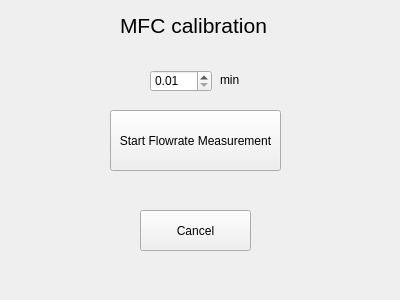
<?xml version="1.0" encoding="UTF-8"?>
<ui version="4.0">
 <class>Dialog</class>
 <widget class="QDialog" name="Dialog">
  <property name="geometry">
   <rect>
    <x>0</x>
    <y>0</y>
    <width>400</width>
    <height>300</height>
   </rect>
  </property>
  <property name="windowTitle">
   <string>MFC calibration</string>
  </property>
  <widget class="QToolButton" name="toolButton">
   <property name="geometry">
    <rect>
     <x>110</x>
     <y>110</y>
     <width>171</width>
     <height>61</height>
    </rect>
   </property>
   <property name="text">
    <string>Start Flowrate Measurement</string>
   </property>
  </widget>
  <widget class="QLabel" name="label">
   <property name="geometry">
    <rect>
     <x>120</x>
     <y>10</y>
     <width>151</width>
     <height>31</height>
    </rect>
   </property>
   <property name="text">
    <string>&lt;html&gt;&lt;head/&gt;&lt;body&gt;&lt;p&gt;&lt;span style=&quot; font-size:16pt;&quot;&gt;MFC calibration&lt;/span&gt;&lt;/p&gt;&lt;/body&gt;&lt;/html&gt;</string>
   </property>
  </widget>
  <widget class="QLabel" name="label_2">
   <property name="geometry">
    <rect>
     <x>220</x>
     <y>70</y>
     <width>141</width>
     <height>20</height>
    </rect>
   </property>
   <property name="text">
    <string>&lt;html&gt;&lt;head/&gt;&lt;body&gt;&lt;p&gt;min&lt;/p&gt;&lt;/body&gt;&lt;/html&gt;</string>
   </property>
  </widget>
  <widget class="QToolButton" name="cancel">
   <property name="geometry">
    <rect>
     <x>140</x>
     <y>210</y>
     <width>111</width>
     <height>41</height>
    </rect>
   </property>
   <property name="text">
    <string>Cancel</string>
   </property>
  </widget>
  <widget class="QDoubleSpinBox" name="doubleSpinBox">
   <property name="geometry">
    <rect>
     <x>150</x>
     <y>70</y>
     <width>62</width>
     <height>22</height>
    </rect>
   </property>
   <property name="minimum">
    <double>0.010000000000000</double>
   </property>
  </widget>
 </widget>
 <resources/>
 <connections/>
</ui>
